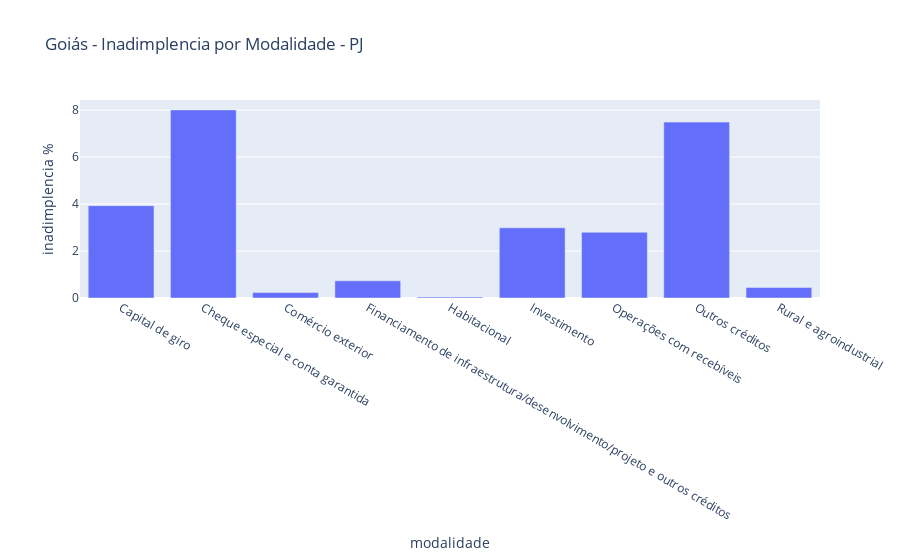

This figure's notebook cell:
### Code cell
cols=['modalidade', 'carteira_ativa', 'carteira_inadimplida_arrastada']
df1 = df_go.query('cliente=="PJ"').loc[:, cols].groupby('modalidade').sum().reset_index()
df1['inadimplencia %']= round(df1['carteira_inadimplida_arrastada']*100/df1['carteira_ativa'],2)
fig = px.bar(df1, x='modalidade', y='inadimplencia %',title="Goiás - Inadimplencia por Modalidade - PJ")
fig

### Figure 1 — Plotly figure (JSON) as saved in the notebook; plotly's stock layout.template omitted (floating-point values rounded to 4 significant figures)
{"data": [{"alignmentgroup": "True", "hovertemplate": "modalidade=%{x}<br>inadimplencia %=%{y}<extra></extra>", "legendgroup": "", "marker": {"color": "#636efa", "pattern": {"shape": ""}}, "name": "", "offsetgroup": "", "orientation": "v", "showlegend": false, "textposition": "auto", "type": "bar", "x": ["Capital de giro", "Cheque especial e conta garantida", "Comércio exterior", "Financiamento de infraestrutura/desenvolvimento/projeto e outros créditos", "Habitacional", "Investimento", "Operações com recebíveis", "Outros créditos", "Rural e agroindustrial"], "xaxis": "x", "y": [3.93, 8.01, 0.23, 0.73, 0.04, 2.99, 2.8, 7.49, 0.45], "yaxis": "y"}], "layout": {"barmode": "relative", "legend": {"tracegroupgap": 0}, "title": {"text": "Goiás - Inadimplencia por Modalidade - PJ"}, "xaxis": {"anchor": "y", "domain": [0, 1], "title": {"text": "modalidade"}}, "yaxis": {"anchor": "x", "domain": [0, 1], "title": {"text": "inadimplencia %"}}}}
